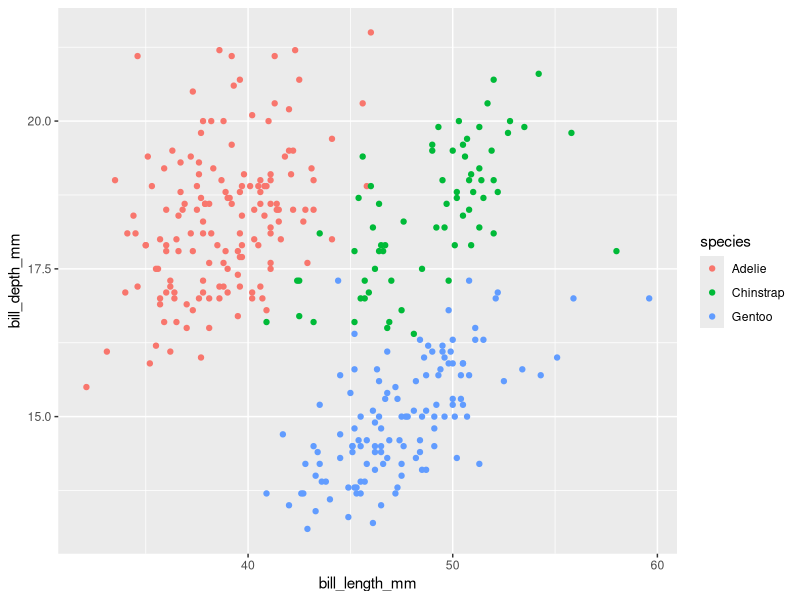
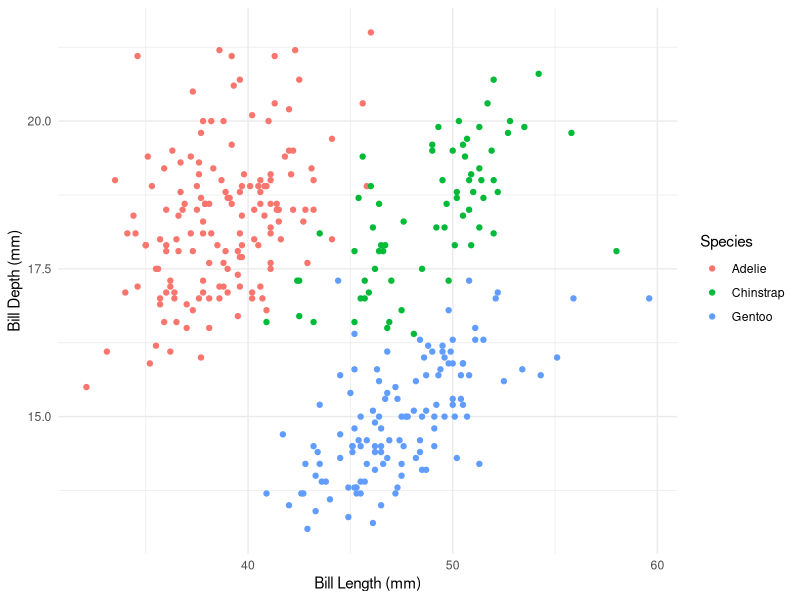

Write R code to recreate these figures, in order.

            library(ggplot2)
            library(palmerpenguins)
            built_answer <- tryCatch(
                {
                    set.seed(42)
                    ggplot(penguins, aes(x = bill_length_mm, y = bill_depth_mm, colour = species)) + geom_point()
                    suppressWarnings(
                        if (!file.exists("/sandbox/figures/bill-length_bill-depth_scatter_colour_species_answer.png")) {
                            ggsave(
                                width = 3,
                                height = 3,
                                "/sandbox/figures/bill-length_bill-depth_scatter_colour_species_answer.png"
                            )
                        }
                    )
                    suppressWarnings(
                        ggplot_build(last_plot())
                    )
                },
                error = function(e) {
                    'ERROR'
                }
            )
            built_submission <- tryCatch(
                {
                    set.seed(42)
                    ggplot(penguins, aes(x = bill_length_mm, y = bill_depth_mm, color = species)) +

  geom_point() +

  labs(x = "Bill Length (mm)", y = "Bill Depth (mm)", color = "Species") +

  theme_minimal()
                    suppressWarnings(
                        ggsave(
                            width = 3,
                            height = 3,
                            "figures/bill-length_bill-depth_scatter_colour_species_submission_phi4mini.png"
                        )
                    )
                    suppressWarnings(
                        ggplot_build(last_plot())
                    )
                },
                error = function(e) {
                    'ERROR'
                }
            )
            cat(isTRUE(all.equal(built_answer, built_submission)))
        
